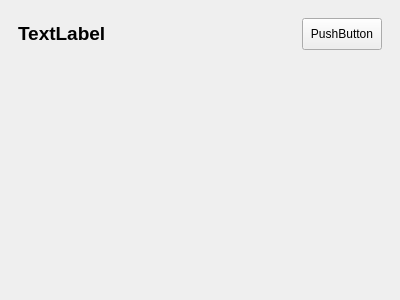
<?xml version="1.0" encoding="UTF-8"?>
<ui version="4.0">
 <class>Dialog</class>
 <widget class="QWidget" name="Dialog">
  <property name="geometry">
   <rect>
    <x>0</x>
    <y>0</y>
    <width>400</width>
    <height>300</height>
   </rect>
  </property>
  <property name="windowTitle">
   <string>Form</string>
  </property>
  <layout class="QVBoxLayout" name="verticalLayout">
   <property name="spacing">
    <number>9</number>
   </property>
   <property name="leftMargin">
    <number>18</number>
   </property>
   <property name="topMargin">
    <number>18</number>
   </property>
   <property name="rightMargin">
    <number>18</number>
   </property>
   <property name="bottomMargin">
    <number>18</number>
   </property>
   <item>
    <layout class="QHBoxLayout" name="horizontalLayout">
     <item>
      <widget class="QLabel" name="title">
       <property name="sizePolicy">
        <sizepolicy hsizetype="Expanding" vsizetype="Fixed">
         <horstretch>0</horstretch>
         <verstretch>0</verstretch>
        </sizepolicy>
       </property>
       <property name="font">
        <font>
         <pointsize>14</pointsize>
         <weight>75</weight>
         <bold>true</bold>
        </font>
       </property>
       <property name="text">
        <string>TextLabel</string>
       </property>
      </widget>
     </item>
     <item>
      <widget class="QPushButton" name="mainAction">
       <property name="minimumSize">
        <size>
         <width>0</width>
         <height>32</height>
        </size>
       </property>
       <property name="text">
        <string>PushButton</string>
       </property>
      </widget>
     </item>
    </layout>
   </item>
   <item>
    <widget class="QWidget" name="widget" native="true">
     <property name="sizePolicy">
      <sizepolicy hsizetype="Preferred" vsizetype="Expanding">
       <horstretch>0</horstretch>
       <verstretch>0</verstretch>
      </sizepolicy>
     </property>
     <layout class="QVBoxLayout" name="verticalLayout_2">
      <property name="leftMargin">
       <number>0</number>
      </property>
      <property name="topMargin">
       <number>0</number>
      </property>
      <property name="rightMargin">
       <number>0</number>
      </property>
      <property name="bottomMargin">
       <number>0</number>
      </property>
     </layout>
    </widget>
   </item>
  </layout>
 </widget>
 <resources/>
 <connections/>
</ui>
